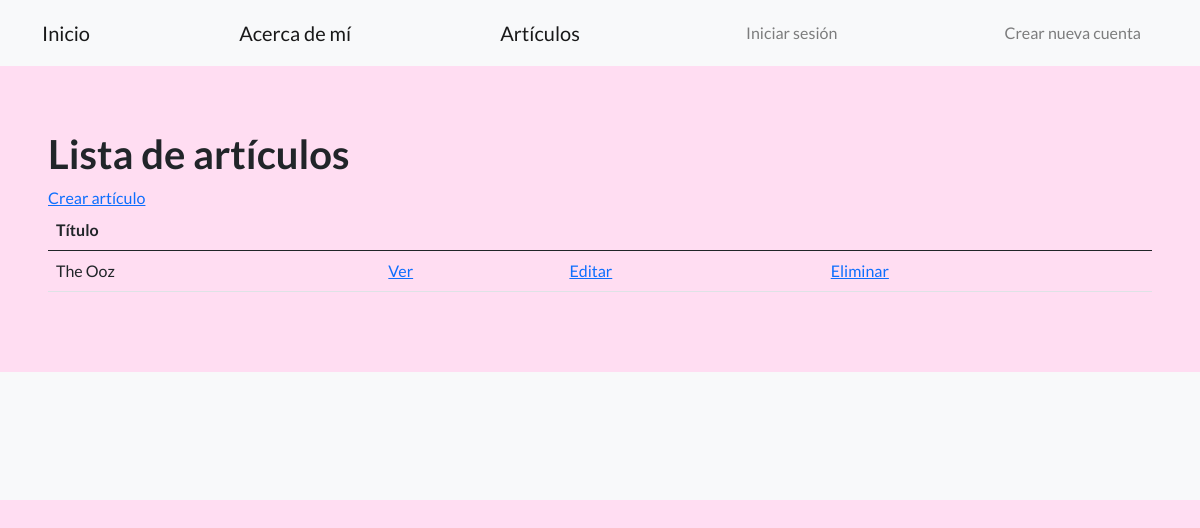
/articulos/, run on an earlier commit of the app's database.
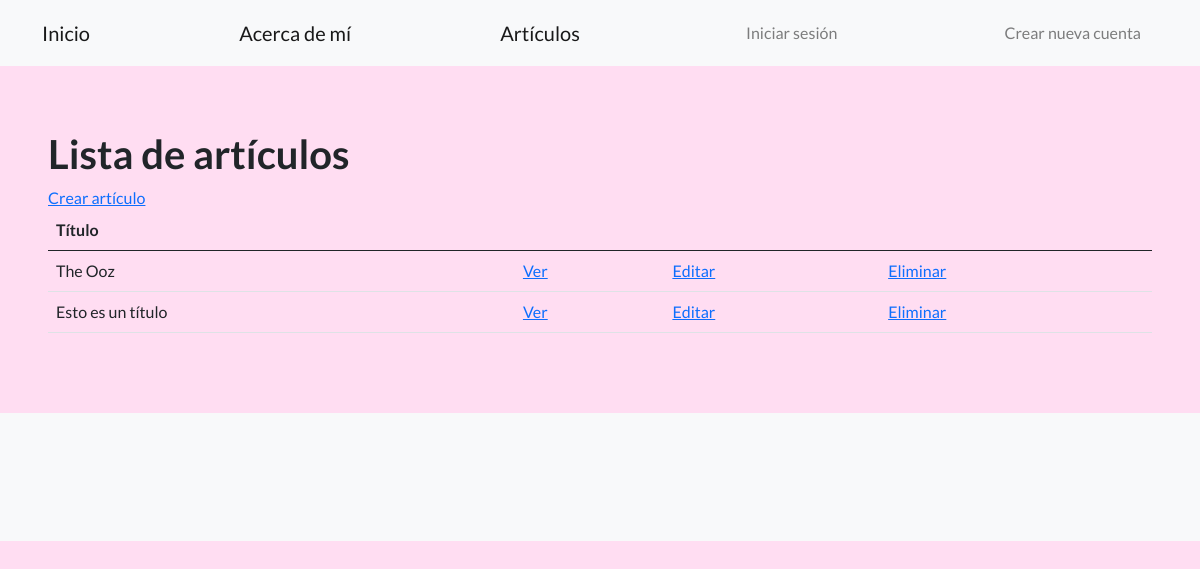
And on a later commit of the database.
### Blog/models.py (models this page shows, shortened)
class Articulo(models.Model):
    id = models.AutoField(primary_key=True)
    titulo = models.CharField(max_length=200)
    subtitulo = models.CharField(max_length=200)
    cuerpo = models.TextField()
    autor = models.ForeignKey(Perfil, on_delete=models.CASCADE)
    fecha = models.DateField(auto_now_add=True)
    imagen = models.ImageField(upload_to='articulos/', null=True, blank=True)

### Blog/views.py (the view)
# urls.py: path('articulos/', views.lista_articulos, name='lista_articulos'),
def lista_articulos(request):
    articulos = Articulo.objects.all()
    return render(request, 'Blog/lista_articulos.html', {'articulos': articulos})

### Blog/templates/Blog/lista_articulos.html
{% extends 'Blog/base.html' %}
{% load static %}
{% block contenido %}
    <h1>Lista de artículos</h1>
    <a href="{% url 'crear_articulo' %}">Crear artículo</a>
    {% if articulos %}
    <table class="table">
        <thead>
            <tr>
                <th>Título</th>
                <th></th>
                <th></th>
                <th></th>
            </tr>
        </thead>
        <tbody>
            {% for articulo in articulos %}
            <tr>
                <td>{{ articulo.titulo }}</td>
                <td><a href="{% url 'detalle_articulo' articulo.id %}">Ver</a></td>
                <td><a href="{% url 'editar_articulo' pk=articulo.pk %}">Editar</a></td>
                <td><a href="{% url 'eliminar_articulo' pk=articulo.pk %}">Eliminar</a></td>
            </tr>
            {% endfor %}
        </tbody>
    </table>
    {% else %}
        <p>No hay artículos disponibles</p>
    {% endif %}
{% endblock contenido %}

What changed in the data, as far as the page shows it:
added Articulo: titulo "Esto es un título"
